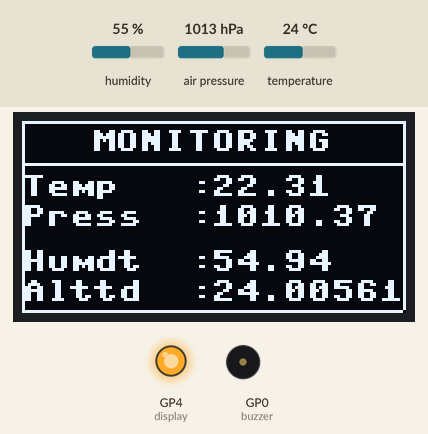
A program run on a simulated Raspberry Pi Pico running MicroPython. Shown: 128×64 one-colour display, output pins drawn as LEDs (lit = HIGH), buzzer (waves = sounding, pin HIGH). Inputs (shaded band) come from the test bench; at power-on: humidity 55 %, air pressure 1013 hPa, temperature 24 °C. Library files of the repository ran but are not shown: sh1106.py, bme280.py.

Above: at 1.2 s.
1.3 s: humidity set to 22 %
At 3.4 s:
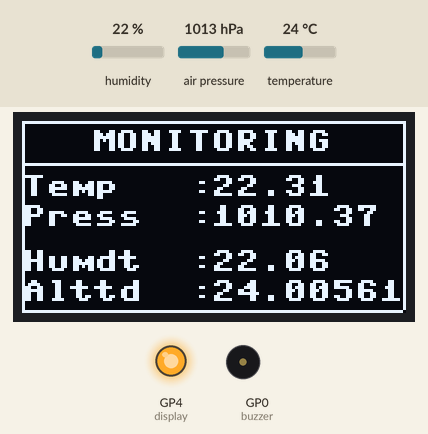
3.7 s: air pressure set to 952 hPa
At 4.7 s:
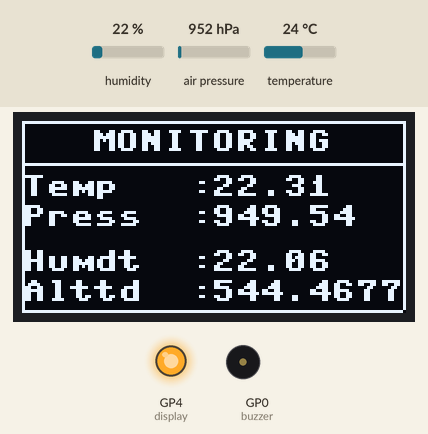
5.8 s: temperature set to 12 °C
At 7.2 s:
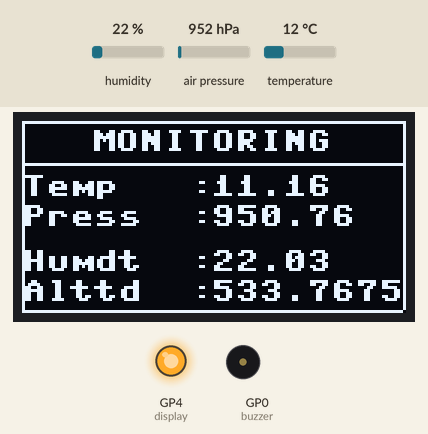
7.8 s: humidity set to 40 %
At 9.8 s:
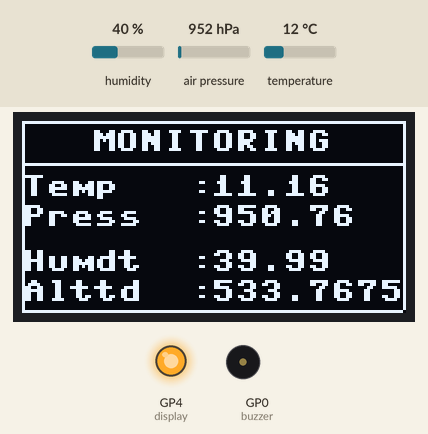
Timing chart, 0 to 10.9 s (numbered marks = the images above; inputs shaded):
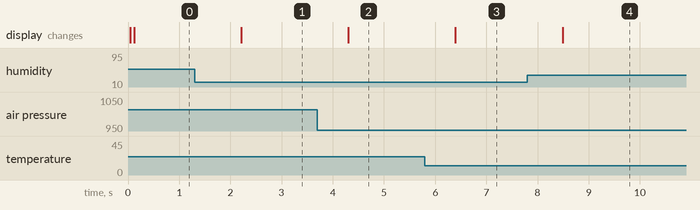

The program:

tesBME-OLED.py
```python
from machine import Pin, I2C
from bme_module import BME280Module
from sh1106 import SH1106_I2C
from utime import sleep

i2c=I2C(0, sda=Pin(8), scl=Pin(9), freq=400000)
sda = Pin(8)
scl = Pin(9)
buzzer = Pin(0,Pin.OUT)

bme_module = BME280Module(0, scl, sda)
display = SH1106_I2C(128, 64, i2c, Pin(4), 0x3c)

while True:
    temp, pressure,humdt, altitude = bme_module.get_sensor_readings()

    display.fill(0)
    display.text('MONITORING',23, 3, 1)
    display.text('Temp   :',0, 18, 1)
    display.text(str(temp),63, 18, 1)
    display.text('Press  :',0, 28, 1)
    display.text(str(pressure),63, 28, 1)
    display.text('Humdt  :',0, 43, 1)
    display.text(str(humdt),63, 43, 1)
    display.text('Alttd  :',0, 53, 1)
    display.text(str(altitude),63, 53, 1)
    display.hline(0, 63, 127, 1)
    display.hline(0, 0, 127, 1)
    display.hline(0, 14, 127, 1)
    display.vline(0, 0, 63, 1)
    display.vline(127, 0, 63, 1)
    display.show()

    sleep(1)
```

bme_module.py
```python
import machine
import bme280
import math

class BME280Module:
    SEA_LEVEL_PRESSURE_HPA = 1013.25
    def __init__(self, id, scl_pin, sda_pin):
        self.i2c = machine.I2C(id=id, scl=machine.Pin(scl_pin), sda=machine.Pin(sda_pin), freq=400000)
        self.bme = bme280.BME280(i2c=self.i2c)

    def get_sensor_readings(self):
        (temperature, pressure, humidity) = self.bme.values
        temperature_val = float(temperature[:len(temperature) - 1])
        humidity_val = float(humidity[:len(humidity) - 1])
        pressure_val = float(pressure[:len(pressure) - 3])

        # Altitude calculation
        altitude_val = 44330 * (1.0 - math.pow(pressure_val / BME280Module.SEA_LEVEL_PRESSURE_HPA, 0.1903))

        return (temperature_val, pressure_val, humidity_val, altitude_val)
```

Measured:
- after the input at 1.3 s, the display: changes after 0.91 s (image 1)
- after the input at 3.7 s, the display: changes after 0.60 s (image 2)
- after the input at 5.8 s, the display: changes after 0.60 s (image 3)
- after the input at 7.8 s, the display: changes after 0.69 s (image 4)
